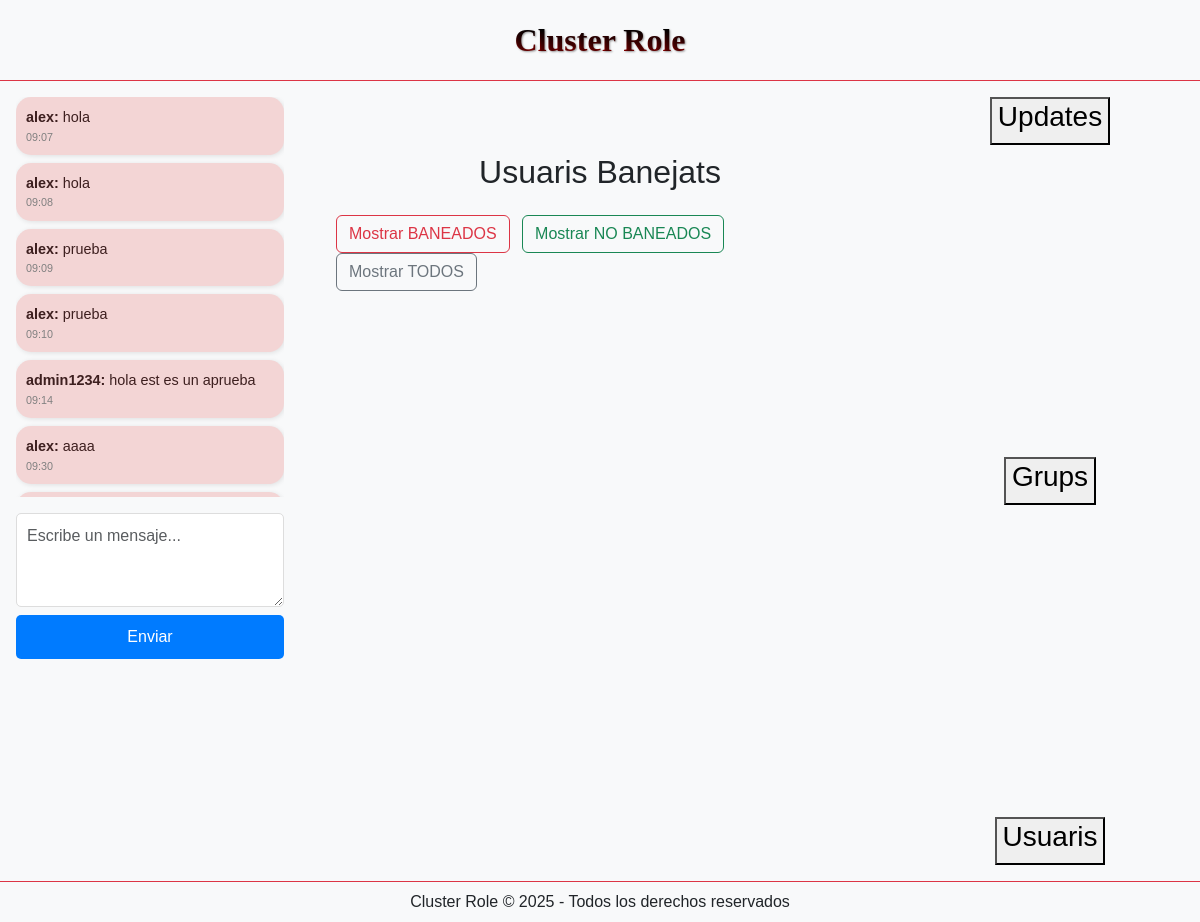
The page /plana_administracio/usuaris.php on the database as committed earlier.
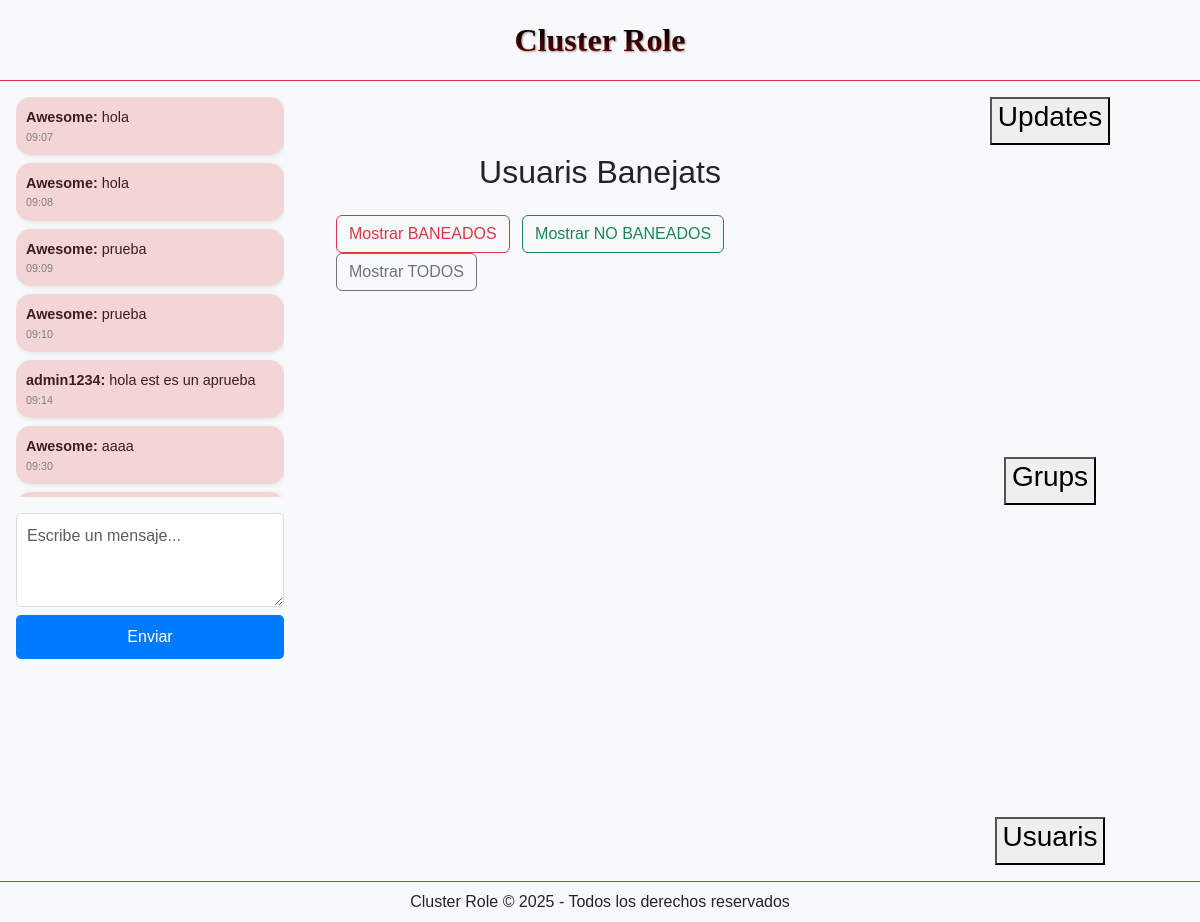
The same page on the database as committed later.
### tables this page shows
CREATE TABLE IF NOT EXISTS `chat` (
  `id_chat` int NOT NULL AUTO_INCREMENT,
  `id_user` int DEFAULT NULL,
  `text` varchar(100) DEFAULT NULL,
  `date` datetime DEFAULT CURRENT_TIMESTAMP,
  PRIMARY KEY (`id_chat`),
  KEY `id_user` (`id_user`)
);

CREATE TABLE IF NOT EXISTS `usuarios` (
  `id_user` int NOT NULL AUTO_INCREMENT,
  `user_name` varchar(20) DEFAULT NULL,
  `contraseña` varchar(100) DEFAULT NULL,
  `email` varchar(20) DEFAULT NULL,
  `creation_date` datetime DEFAULT CURRENT_TIMESTAMP,
  `estado` varchar(200) NOT NULL,
  `positivo` int DEFAULT '0',
  `negativo` int DEFAULT '0',
  `profile_photo` blob,
  `premium` tinyint(1) DEFAULT NULL,
  `baneo` tinyint(1) DEFAULT NULL,
  `administrador` tinyint(1) DEFAULT NULL,
  PRIMARY KEY (`id_user`)
);

### plana_administracio/obtener_mensajes.php (the view, shortened to what this page needs)
<?php
include 'conexion.php';
$consulta = "
  SELECT chat.text, chat.date, usuarios.user_name
  FROM chat
  JOIN chat_usuarios ON chat.id_chat = chat_usuarios.id_chat
  JOIN usuarios ON chat_usuarios.id_usuarios = usuarios.id_user
";
$resultado = $conn->query($consulta);
if ($resultado && $resultado->num_rows > 0) {
  while ($row = $resultado->fetch_assoc()) {
    echo '<div class="chat-bubble mb-2">';
    echo '<strong>' . htmlspecialchars($row['user_name']) . ':</strong> ';
    echo htmlspecialchars($row['text']);
    echo '<div style="font-size: 0.75em; color: gray;">' . date('H:i', strtotime($row['date'])) . '</div>';
    echo '</div>';
  }
} else {
  echo '<div class="alerta mb-2">No hay mensajes aún.</div>';
}
?>

Rows that differ between the two databases and show on the page:
changed through a linked row, chat (number 1 of 6 on the later page): id_user.user_name "alex" → "Awesome"
changed through a linked row, chat (number 2 of 6 on the later page): id_user.user_name "alex" → "Awesome"
changed through a linked row, chat (number 3 of 6 on the later page): id_user.user_name "alex" → "Awesome"
changed through a linked row, chat (number 4 of 6 on the later page): id_user.user_name "alex" → "Awesome"
changed through a linked row, chat "aaaa": id_user.user_name "alex" → "Awesome"
